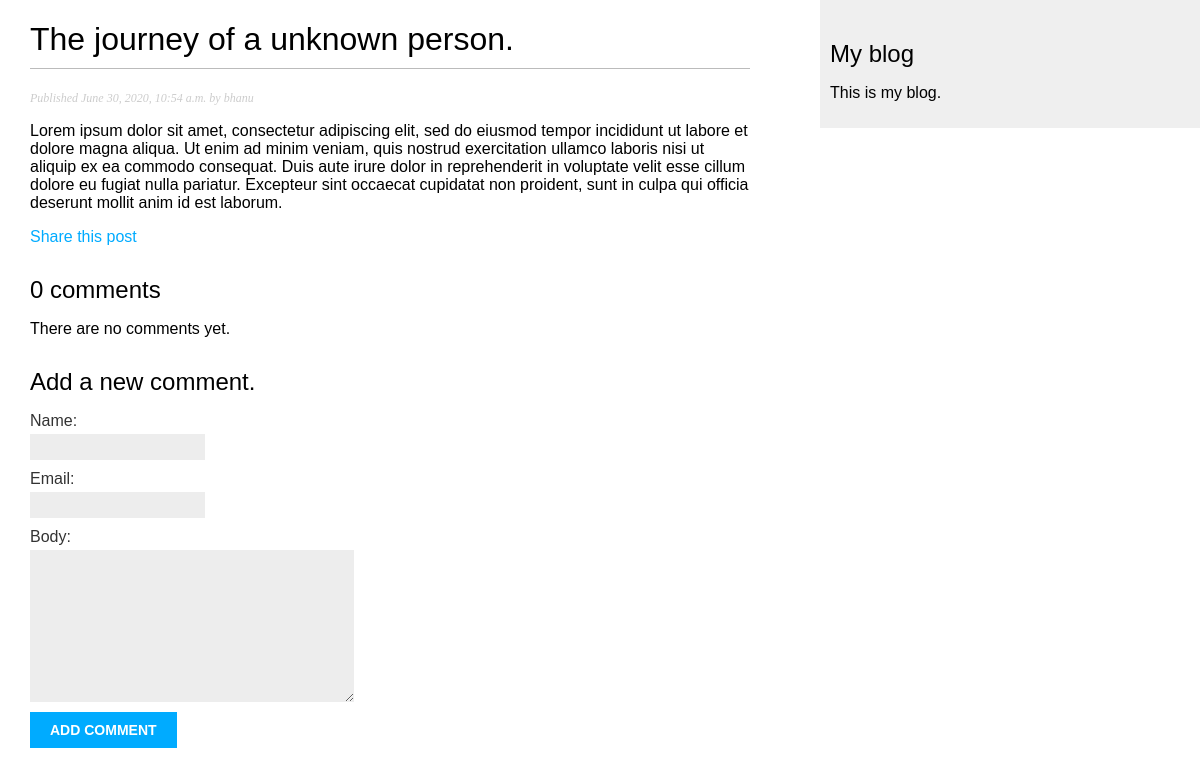
Before: /blog/2020/6/30/the_journey_of_a_unknown_person/ with the older database file.
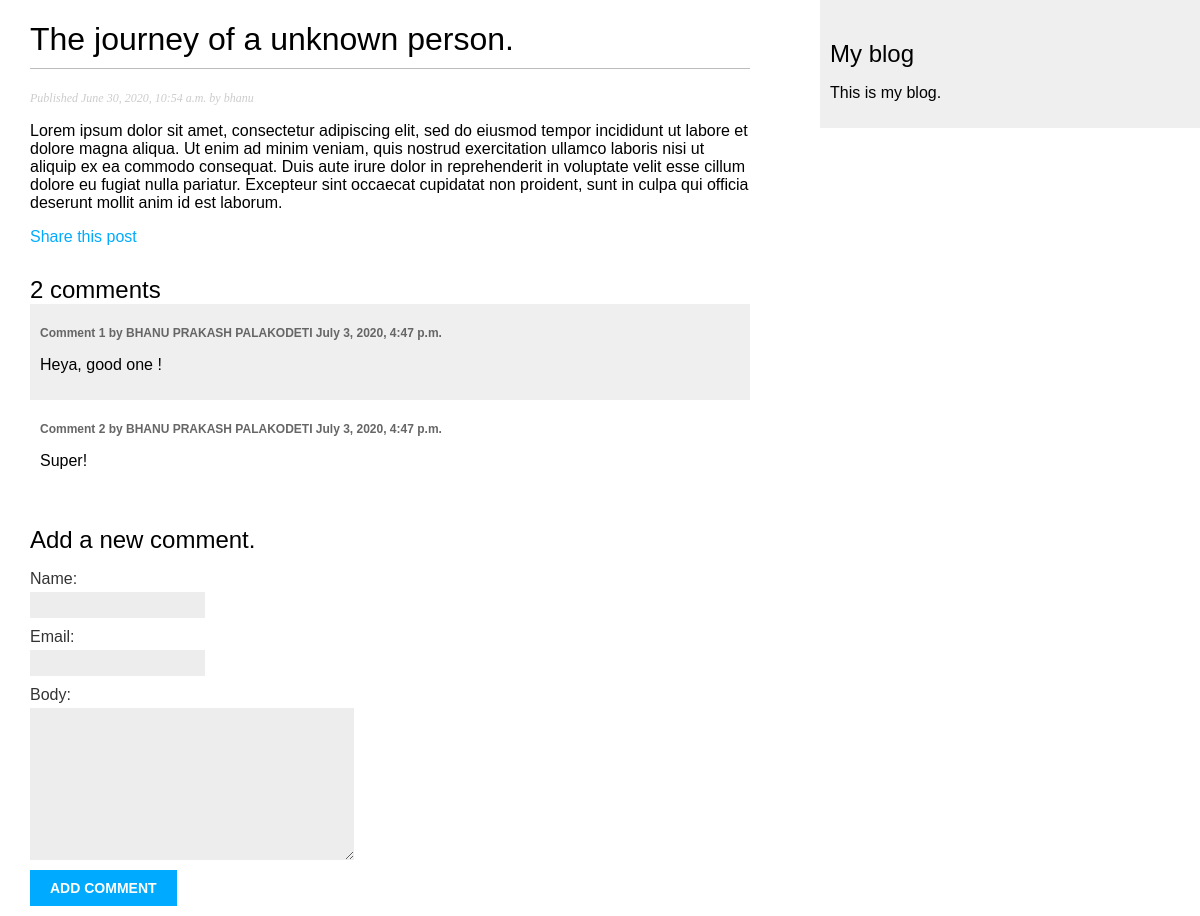
After: the same page with the newer database file.
### blog/models.py (models this page shows, shortened)
class Post(models.Model):
    STATUS_CHOICES = (
        ('draft', 'Draft'),
        ('published', 'Published'),
    )
    title = models.CharField(max_length=250)
    slug = models.SlugField(max_length=250, unique_for_date='publish')
    author = models.ForeignKey(
        User, on_delete=models.CASCADE, related_name='blog_posts')
    body = models.TextField()
    publish = models.DateTimeField(default=timezone.now)
    created = models.DateTimeField(auto_now_add=True)
    updated = models.DateTimeField(auto_now=True)
    status = models.CharField(
        max_length=10, choices=STATUS_CHOICES, default='draft')
    objects = models.Manager()  # The default manager.
    published = PublishedManager()  # Our custom manager.
    tags = TaggableManager()
    class Meta:
        ordering = ('-publish',)
    def __str__(self):
        return self.title

class Comment(models.Model):
    post = models.ForeignKey(
        Post, on_delete=models.CASCADE, related_name="comments")
    name = models.CharField(max_length=80)
    email = models.EmailField()
    body = models.TextField()
    created = models.DateTimeField(auto_now_add=True)
    updated = models.DateTimeField(auto_now=True)
    active = models.BooleanField(default=True)
    class Meta:
        ordering = ('created',)
    def __str__(self):
        return 'Comment {} by {}'.format(self.name, self.post)

### blog/views.py (the view)
def post_detail(request, year, month, day, post):
    post = get_object_or_404(Post, slug=post, status='published',
                             publish__year=year, publish__month=month, publish__day=day)
    comments = post.comments.filter(active=True)
    print(comments)
    new_comment = None
    if request.method == 'POST':
        comment_form = CommentForm(data=request.POST)
        new_comment = comment_form.save(commit=False)
        new_comment.post = post
        new_comment.save()
    else:
        comment_form = CommentForm()
    return render(request, 'blog/post/detail.html', {'post': post, 'comments': comments,
                                                     'new_comment': new_comment, 'comment_form': comment_form})

### blog/forms.py
class CommentForm(forms.ModelForm):
    class Meta:
        model = Comment
        fields = ('name', 'email', 'body')

### blog/templates/blog/post/detail.html (shortened to what this page needs)
{% extends 'blog/base.html' %}
{% block content %}
    <h1> {{post.title}} </h1>
    <p class = "date">
        Published {{post.publish}} by {{post.author}}
    </p>
    {{post.body | linebreaks}}
    <p>
        <a href="{% url 'blog:post_share' post.id %}">
        Share this post
        </a>
    </p>
    {% with comments.count as total_comments %}
        <h2>
            {{ total_comments }} comment{{ total_comments | pluralize}}
        </h2>
    {% endwith %}
    {% for comment in comments %}
        <div class="comment">
            <p class = "info">
                Comment {{ forloop.counter}} by {{ comment.name}}
                {{ comment.created }}
            </p>
            {{ comment.body|linebreaks }}
        </div>
        {% empty %}
        <p> There are no comments yet. </p>
    {% endfor %}
    {% if new_comment %}
        <h2>Your comment has been added.</h2>
    {% else %}
        <h2>Add a new comment.</h2>
        <form action="." method="POST">
            {{ comment_form.as_p }}
            <p><input type="submit" value="Add Comment"></p>
        </form>
    {% endif %}
{% endblock content %}

### blog/templates/blog/base.html (shortened to what this page needs)
{% load static %}
<!DOCTYPE html>
<html>
<head>
  <link href="{% static "css/blog.css" %}" rel="stylesheet">
</head>
<body>
  <div id="content">
    {% block content %}
    {% endblock %}
  </div>
  <div id="sidebar">
    <h2>My blog</h2>
      <p>This is my blog.</p>
  </div>
</body>
</html>

### blog/static/css/blog.css (style rules this page uses)
body { margin:0; padding:0; font-family:helvetica, sans-serif; }
a { color:#00abff; text-decoration:none; }
h1 { font-weight:normal; border-bottom:1px solid #bbb; padding:0 0 10px 0; }
h2 { font-weight:normal; margin:30px 0 0; }
#content { float:left; width:60%; padding:0 0 0 30px; }
#sidebar { float:right; width:30%; padding:10px; background:#efefef; height:100%; }
p.date { color:#ccc; font-family: georgia, serif; font-size: 12px; font-style: italic; }
label { float:left; clear:both; color:#333; margin-bottom:4px; }
input, textarea { clear:both; float:left; margin:0 0 10px; background:#ededed; border:0; padding:6px 10px; font-size:12px; }
input[type=submit] { font-weight:bold; background:#00abff; color:#fff; padding:10px 20px; font-size:14px; text-transform:uppercase; }
.comment { padding:10px; }
.comment:nth-child(even) { background:#efefef; }
.comment .info { font-weight:bold; font-size:12px; color:#666; }

Changed rows visible on the page:
added Comment: name "BHANU PRAKASH PALAKODETI", created "July 3, 2020, 4:47 p.m.", body "Heya, good one !"
added Comment: name "BHANU PRAKASH PALAKODETI", created "July 3, 2020, 4:47 p.m.", body "Super!"
Other visible differences:
{{ total_comments }}: "0" → "2"
text no longer shown: "There are no comments yet."
